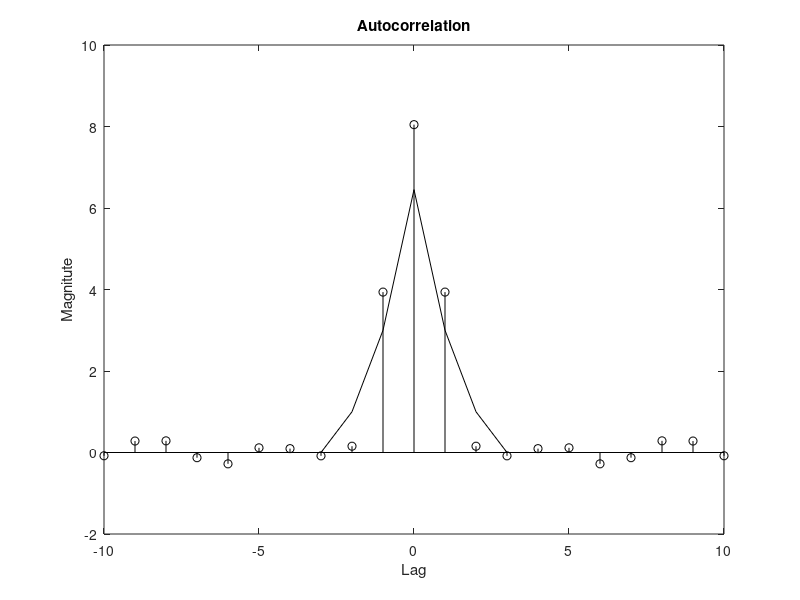
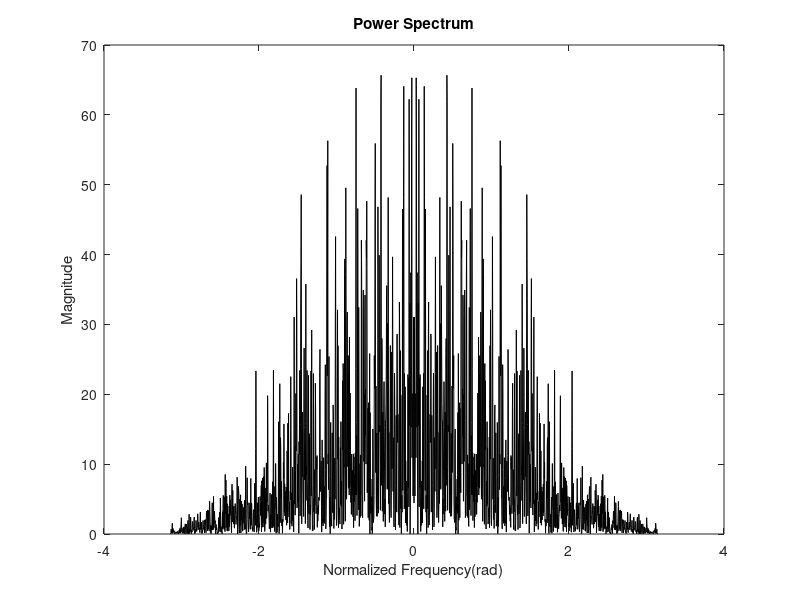
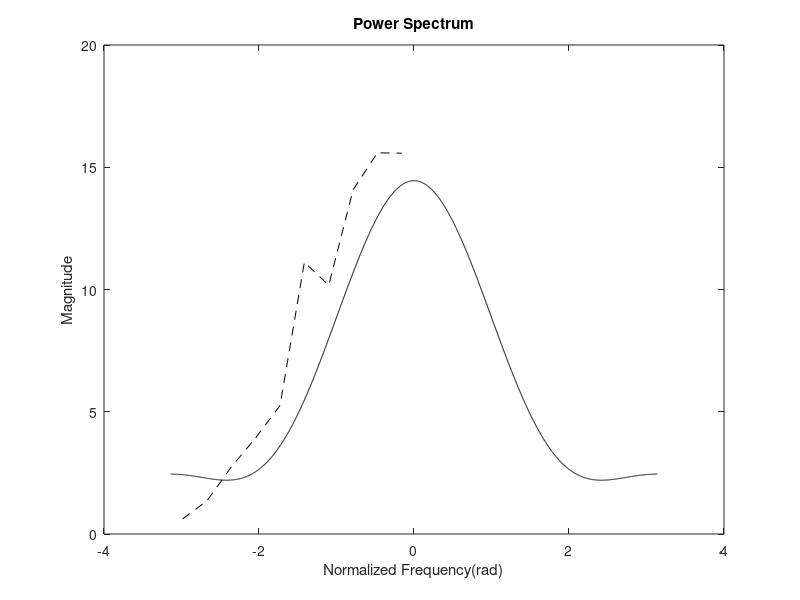

These charts were generated, in order, by the following MATLAB code:
clear

N = 1000;
xvar = 5; %variance of x
lag = 10;

randn('state',140);
x = sqrt(xvar)*randn(1, N+2); %i.i.d. Gaussian random variable

xn = x(3:N+2); %x(n)
xn1 = x(2:N+1); %x(n-1)
xn2 = xn1(1:N); %x(n-2)

y = xn + 0.5*xn1 + 0.2*xn2;

Ryy = zeros(1,2*N-1); %initialize

for k = -N+1:N-1
    ndx1 = max([1 1+k]) :min([N+k N]);
    ndx2 = max([1 1-k]) :min([N-k N]);
    Ryy(N+k) = sum(y(ndx1).*y(ndx2))./N; %autocorrelation
end

Rtrue = xvar*[0 0 1/5 3/5 129/100 3/5 1/5 0 0]; %true value of Ryy

M = 2*N-1;
w = -pi+pi/M:2*pi/M:pi; %frequency vector

Strue = xvar*((129/100)+(6/5)*cos(w)+(2/5)*cos(2*w));%true value of Syy
Syy_noisy = abs(fftshift(fft(Ryy))); %power spectral estimate

stp=100; %number of points to average
Syy = zeros(1,(M+1)/stp);

for i = 1:stp:M %smooth power spectrum estimate
    if i<(M+1)/2
        Syy((i-1)/stp+1) = mean(Syy_noisy(i:i+stp-1));
    else
        Syy((i-1)/stp+1) = mean(Syy_noisy(i-1:1+stp-2));
    end
end

clf
plot ([lag -3:3 lag], Rtrue, 'k')
hold
stem(-lag:lag,Ryy(N-lag:N+lag),'k')

xlabel('Lag')
ylabel('Magnitute')
title('Autocorrelation')

figure
plot(w,Syy_noisy(1:M),'k')
xlabel('Normalized Frequency(rad)')
ylabel('Magnitude')
title('Power Spectrum')

figure
plot(w(round(stp/2):stp:length(w)),Syy,'--k',w,Strue,'k')
xlabel('Normalized Frequency(rad)')
ylabel('Magnitude')
title('Power Spectrum')